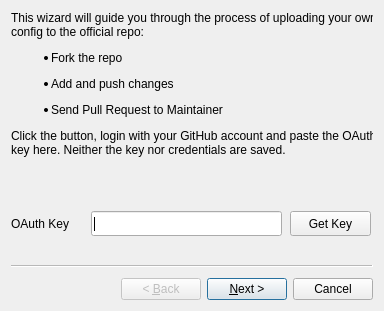
<?xml version="1.0" encoding="UTF-8"?>
<ui version="4.0">
 <class>UploadWizard</class>
 <widget class="QWizard" name="UploadWizard">
  <property name="geometry">
   <rect>
    <x>0</x>
    <y>0</y>
    <width>384</width>
    <height>311</height>
   </rect>
  </property>
  <property name="windowTitle">
   <string>Wizard</string>
  </property>
  <property name="modal">
   <bool>true</bool>
  </property>
  <property name="wizardStyle">
   <enum>QWizard::ClassicStyle</enum>
  </property>
  <widget class="QWizardPage" name="oauth">
   <widget class="QLabel" name="explaination">
    <property name="geometry">
     <rect>
      <x>0</x>
      <y>0</y>
      <width>371</width>
      <height>171</height>
     </rect>
    </property>
    <property name="text">
     <string>&lt;html&gt;&lt;head/&gt;&lt;body&gt;&lt;p&gt;This wizard will guide you through the process of uploading your own config to the official repo:&lt;/p&gt;&lt;ul style=&quot;margin-top: 0px; margin-bottom: 0px; margin-left: 0px; margin-right: 0px; -qt-list-indent: 1;&quot;&gt;&lt;li style=&quot; margin-top:12px; margin-bottom:12px; margin-left:0px; margin-right:0px; -qt-block-indent:0; text-indent:0px;&quot;&gt;Fork the repo&lt;/li&gt;&lt;li style=&quot; margin-top:12px; margin-bottom:12px; margin-left:0px; margin-right:0px; -qt-block-indent:0; text-indent:0px;&quot;&gt;Add and push changes&lt;/li&gt;&lt;li style=&quot; margin-top:12px; margin-bottom:12px; margin-left:0px; margin-right:0px; -qt-block-indent:0; text-indent:0px;&quot;&gt;Send Pull Request to Maintainer&lt;/li&gt;&lt;/ul&gt;&lt;p&gt;Click the button, login with your GitHub account and paste the OAuth key here. Neither the key nor credentials are saved.&lt;/p&gt;&lt;/body&gt;&lt;/html&gt;</string>
    </property>
    <property name="textFormat">
     <enum>Qt::RichText</enum>
    </property>
    <property name="alignment">
     <set>Qt::AlignLeading|Qt::AlignLeft|Qt::AlignTop</set>
    </property>
    <property name="wordWrap">
     <bool>true</bool>
    </property>
   </widget>
   <widget class="QLineEdit" name="oauth_key">
    <property name="geometry">
     <rect>
      <x>80</x>
      <y>200</y>
      <width>191</width>
      <height>25</height>
     </rect>
    </property>
    <property name="text">
     <string/>
    </property>
   </widget>
   <widget class="QLabel" name="oauth_label">
    <property name="geometry">
     <rect>
      <x>0</x>
      <y>204</y>
      <width>71</width>
      <height>17</height>
     </rect>
    </property>
    <property name="text">
     <string>OAuth Key</string>
    </property>
   </widget>
   <widget class="QPushButton" name="getkey">
    <property name="geometry">
     <rect>
      <x>279</x>
      <y>200</y>
      <width>81</width>
      <height>25</height>
     </rect>
    </property>
    <property name="text">
     <string>Get Key</string>
    </property>
   </widget>
  </widget>
  <widget class="QWizardPage" name="details">
   <widget class="QLabel" name="selconfig_label">
    <property name="geometry">
     <rect>
      <x>0</x>
      <y>14</y>
      <width>111</width>
      <height>17</height>
     </rect>
    </property>
    <property name="text">
     <string>Select your Config</string>
    </property>
   </widget>
   <widget class="QLineEdit" name="name">
    <property name="geometry">
     <rect>
      <x>200</x>
      <y>40</y>
      <width>161</width>
      <height>25</height>
     </rect>
    </property>
    <property name="text">
     <string/>
    </property>
   </widget>
   <widget class="QListWidget" name="configSelect">
    <property name="geometry">
     <rect>
      <x>0</x>
      <y>40</y>
      <width>191</width>
      <height>181</height>
     </rect>
    </property>
   </widget>
   <widget class="QLabel" name="name_label">
    <property name="geometry">
     <rect>
      <x>200</x>
      <y>14</y>
      <width>111</width>
      <height>17</height>
     </rect>
    </property>
    <property name="text">
     <string>Name</string>
    </property>
   </widget>
   <widget class="QLabel" name="author_label">
    <property name="geometry">
     <rect>
      <x>200</x>
      <y>73</y>
      <width>111</width>
      <height>17</height>
     </rect>
    </property>
    <property name="text">
     <string>Author</string>
    </property>
   </widget>
   <widget class="QLineEdit" name="author">
    <property name="geometry">
     <rect>
      <x>200</x>
      <y>97</y>
      <width>161</width>
      <height>25</height>
     </rect>
    </property>
    <property name="text">
     <string/>
    </property>
   </widget>
   <widget class="QCheckBox" name="includeIRS">
    <property name="geometry">
     <rect>
      <x>200</x>
      <y>130</y>
      <width>161</width>
      <height>23</height>
     </rect>
    </property>
    <property name="text">
     <string>Include IRS</string>
    </property>
   </widget>
  </widget>
  <widget class="QWizardPage" name="verify_changes">
   <widget class="QLabel" name="verchan_label">
    <property name="geometry">
     <rect>
      <x>0</x>
      <y>10</y>
      <width>151</width>
      <height>17</height>
     </rect>
    </property>
    <property name="font">
     <font>
      <pointsize>10</pointsize>
     </font>
    </property>
    <property name="text">
     <string>Verify your changes</string>
    </property>
   </widget>
   <widget class="QTextBrowser" name="changes">
    <property name="geometry">
     <rect>
      <x>0</x>
      <y>40</y>
      <width>361</width>
      <height>171</height>
     </rect>
    </property>
   </widget>
   <widget class="QLabel" name="label">
    <property name="geometry">
     <rect>
      <x>0</x>
      <y>220</y>
      <width>211</width>
      <height>17</height>
     </rect>
    </property>
    <property name="text">
     <string>Press Next to start forking the repo</string>
    </property>
   </widget>
  </widget>
  <widget class="QWizardPage" name="fork">
   <widget class="QTextBrowser" name="forklog">
    <property name="geometry">
     <rect>
      <x>0</x>
      <y>40</y>
      <width>361</width>
      <height>81</height>
     </rect>
    </property>
   </widget>
   <widget class="QLabel" name="forkstatus">
    <property name="geometry">
     <rect>
      <x>0</x>
      <y>10</y>
      <width>361</width>
      <height>17</height>
     </rect>
    </property>
    <property name="font">
     <font>
      <pointsize>10</pointsize>
     </font>
    </property>
    <property name="text">
     <string>Please wait...</string>
    </property>
   </widget>
   <widget class="QLabel" name="fork_note">
    <property name="geometry">
     <rect>
      <x>0</x>
      <y>130</y>
      <width>361</width>
      <height>61</height>
     </rect>
    </property>
    <property name="text">
     <string>It can take a while until the repo has been forked. You might have to wait before you can continue.</string>
    </property>
    <property name="alignment">
     <set>Qt::AlignLeading|Qt::AlignLeft|Qt::AlignTop</set>
    </property>
    <property name="wordWrap">
     <bool>true</bool>
    </property>
   </widget>
  </widget>
  <widget class="QWizardPage" name="change">
   <widget class="QLabel" name="change_state">
    <property name="geometry">
     <rect>
      <x>0</x>
      <y>10</y>
      <width>361</width>
      <height>17</height>
     </rect>
    </property>
    <property name="font">
     <font>
      <pointsize>10</pointsize>
     </font>
    </property>
    <property name="text">
     <string>Please wait...</string>
    </property>
   </widget>
   <widget class="QTextBrowser" name="change_log">
    <property name="geometry">
     <rect>
      <x>0</x>
      <y>40</y>
      <width>361</width>
      <height>151</height>
     </rect>
    </property>
   </widget>
   <widget class="QLabel" name="change_info">
    <property name="geometry">
     <rect>
      <x>0</x>
      <y>200</y>
      <width>361</width>
      <height>41</height>
     </rect>
    </property>
    <property name="font">
     <font>
      <pointsize>10</pointsize>
     </font>
    </property>
    <property name="text">
     <string>You can manually edit the modified config in the directory &quot;/tmp/vipergui&quot;.</string>
    </property>
    <property name="alignment">
     <set>Qt::AlignLeading|Qt::AlignLeft|Qt::AlignTop</set>
    </property>
    <property name="wordWrap">
     <bool>true</bool>
    </property>
   </widget>
  </widget>
  <widget class="QWizardPage" name="push">
   <widget class="QLabel" name="push_state">
    <property name="geometry">
     <rect>
      <x>1</x>
      <y>10</y>
      <width>361</width>
      <height>17</height>
     </rect>
    </property>
    <property name="font">
     <font>
      <pointsize>10</pointsize>
     </font>
    </property>
    <property name="text">
     <string>Please wait...</string>
    </property>
   </widget>
   <widget class="QTextBrowser" name="push_log">
    <property name="geometry">
     <rect>
      <x>1</x>
      <y>40</y>
      <width>361</width>
      <height>161</height>
     </rect>
    </property>
   </widget>
   <widget class="QLabel" name="push_gh_note">
    <property name="geometry">
     <rect>
      <x>1</x>
      <y>210</y>
      <width>281</width>
      <height>21</height>
     </rect>
    </property>
    <property name="text">
     <string>You can verify the changes on GitHub</string>
    </property>
   </widget>
   <widget class="QPushButton" name="viewrepo">
    <property name="geometry">
     <rect>
      <x>290</x>
      <y>208</y>
      <width>71</width>
      <height>25</height>
     </rect>
    </property>
    <property name="text">
     <string>View</string>
    </property>
   </widget>
  </widget>
  <widget class="QWizardPage" name="pull">
   <widget class="QLabel" name="pull_label">
    <property name="geometry">
     <rect>
      <x>0</x>
      <y>10</y>
      <width>361</width>
      <height>17</height>
     </rect>
    </property>
    <property name="font">
     <font>
      <pointsize>10</pointsize>
     </font>
    </property>
    <property name="text">
     <string>Submit Pull Request</string>
    </property>
   </widget>
   <widget class="QLineEdit" name="pull_title">
    <property name="geometry">
     <rect>
      <x>0</x>
      <y>40</y>
      <width>241</width>
      <height>25</height>
     </rect>
    </property>
    <property name="placeholderText">
     <string>Title</string>
    </property>
   </widget>
   <widget class="QPlainTextEdit" name="pull_desc">
    <property name="geometry">
     <rect>
      <x>0</x>
      <y>72</y>
      <width>361</width>
      <height>141</height>
     </rect>
    </property>
    <property name="placeholderText">
     <string>Description (Optional)</string>
    </property>
   </widget>
  </widget>
  <widget class="QWizardPage" name="finalpage">
   <widget class="QLabel" name="final_title">
    <property name="geometry">
     <rect>
      <x>10</x>
      <y>10</y>
      <width>301</width>
      <height>21</height>
     </rect>
    </property>
    <property name="font">
     <font>
      <pointsize>11</pointsize>
     </font>
    </property>
    <property name="text">
     <string>A Pull Request has been sent</string>
    </property>
   </widget>
   <widget class="QPushButton" name="viewPR">
    <property name="geometry">
     <rect>
      <x>210</x>
      <y>200</y>
      <width>151</width>
      <height>25</height>
     </rect>
    </property>
    <property name="text">
     <string>Check PRs on GitHub</string>
    </property>
   </widget>
   <widget class="QPushButton" name="viewYRepo">
    <property name="geometry">
     <rect>
      <x>90</x>
      <y>200</y>
      <width>111</width>
      <height>25</height>
     </rect>
    </property>
    <property name="text">
     <string>View your Repo</string>
    </property>
   </widget>
   <widget class="QLabel" name="final_desc">
    <property name="geometry">
     <rect>
      <x>10</x>
      <y>40</y>
      <width>341</width>
      <height>91</height>
     </rect>
    </property>
    <property name="text">
     <string>&lt;html&gt;&lt;head/&gt;&lt;body&gt;&lt;p&gt;It is possible to revoke the OAuth token for this application, if you don't plan on uploading more configs. Click the button below to manage your OAuth settings on GitHub.&lt;/p&gt;&lt;/body&gt;&lt;/html&gt;</string>
    </property>
    <property name="scaledContents">
     <bool>false</bool>
    </property>
    <property name="alignment">
     <set>Qt::AlignLeading|Qt::AlignLeft|Qt::AlignTop</set>
    </property>
    <property name="wordWrap">
     <bool>true</bool>
    </property>
   </widget>
   <widget class="QPushButton" name="manageOAuth">
    <property name="geometry">
     <rect>
      <x>210</x>
      <y>170</y>
      <width>151</width>
      <height>25</height>
     </rect>
    </property>
    <property name="text">
     <string>Manage OAuth Settings</string>
    </property>
   </widget>
  </widget>
 </widget>
 <resources/>
 <connections/>
</ui>
